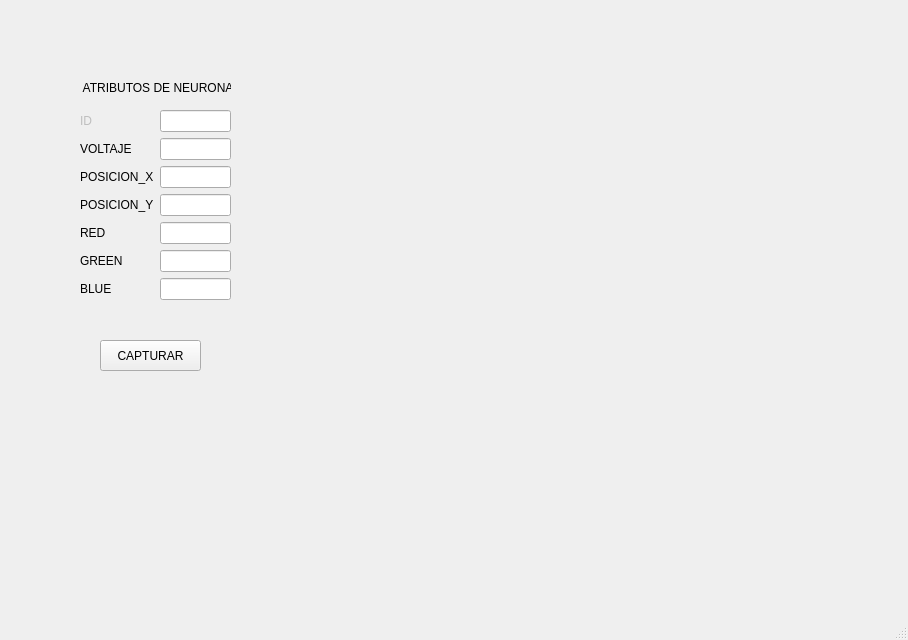
<?xml version="1.0" encoding="UTF-8"?>
<ui version="4.0">
 <class>MainWindow</class>
 <widget class="QMainWindow" name="MainWindow">
  <property name="geometry">
   <rect>
    <x>0</x>
    <y>0</y>
    <width>908</width>
    <height>640</height>
   </rect>
  </property>
  <property name="windowTitle">
   <string>MainWindow</string>
  </property>
  <widget class="QWidget" name="centralwidget">
   <widget class="QLabel" name="label">
    <property name="geometry">
     <rect>
      <x>80</x>
      <y>80</y>
      <width>151</width>
      <height>16</height>
     </rect>
    </property>
    <property name="text">
     <string> ATRIBUTOS DE NEURONAS</string>
    </property>
   </widget>
   <widget class="QWidget" name="formLayoutWidget">
    <property name="geometry">
     <rect>
      <x>80</x>
      <y>110</y>
      <width>151</width>
      <height>201</height>
     </rect>
    </property>
    <layout class="QFormLayout" name="formLayout">
     <item row="0" column="0">
      <widget class="QLabel" name="ID">
       <property name="enabled">
        <bool>false</bool>
       </property>
       <property name="text">
        <string>ID</string>
       </property>
      </widget>
     </item>
     <item row="1" column="0">
      <widget class="QLabel" name="label_2">
       <property name="text">
        <string>VOLTAJE </string>
       </property>
      </widget>
     </item>
     <item row="2" column="0">
      <widget class="QLabel" name="label_3">
       <property name="text">
        <string>POSICION_X</string>
       </property>
      </widget>
     </item>
     <item row="3" column="0">
      <widget class="QLabel" name="label_4">
       <property name="text">
        <string>POSICION_Y</string>
       </property>
      </widget>
     </item>
     <item row="4" column="0">
      <widget class="QLabel" name="label_5">
       <property name="text">
        <string>RED</string>
       </property>
      </widget>
     </item>
     <item row="5" column="0">
      <widget class="QLabel" name="label_6">
       <property name="text">
        <string>GREEN</string>
       </property>
      </widget>
     </item>
     <item row="6" column="0">
      <widget class="QLabel" name="label_7">
       <property name="text">
        <string>BLUE</string>
       </property>
      </widget>
     </item>
     <item row="0" column="1">
      <widget class="QLineEdit" name="lineEdit"/>
     </item>
     <item row="1" column="1">
      <widget class="QLineEdit" name="lineEdit_2"/>
     </item>
     <item row="2" column="1">
      <widget class="QLineEdit" name="lineEdit_3"/>
     </item>
     <item row="3" column="1">
      <widget class="QLineEdit" name="lineEdit_4"/>
     </item>
     <item row="4" column="1">
      <widget class="QLineEdit" name="lineEdit_5"/>
     </item>
     <item row="5" column="1">
      <widget class="QLineEdit" name="lineEdit_6"/>
     </item>
     <item row="6" column="1">
      <widget class="QLineEdit" name="lineEdit_7"/>
     </item>
    </layout>
   </widget>
   <widget class="QPushButton" name="pushButton">
    <property name="geometry">
     <rect>
      <x>100</x>
      <y>340</y>
      <width>101</width>
      <height>31</height>
     </rect>
    </property>
    <property name="text">
     <string>CAPTURAR</string>
    </property>
   </widget>
  </widget>
  <widget class="QMenuBar" name="menubar">
   <property name="geometry">
    <rect>
     <x>0</x>
     <y>0</y>
     <width>908</width>
     <height>22</height>
    </rect>
   </property>
  </widget>
  <widget class="QStatusBar" name="statusbar"/>
 </widget>
 <resources/>
 <connections/>
</ui>
